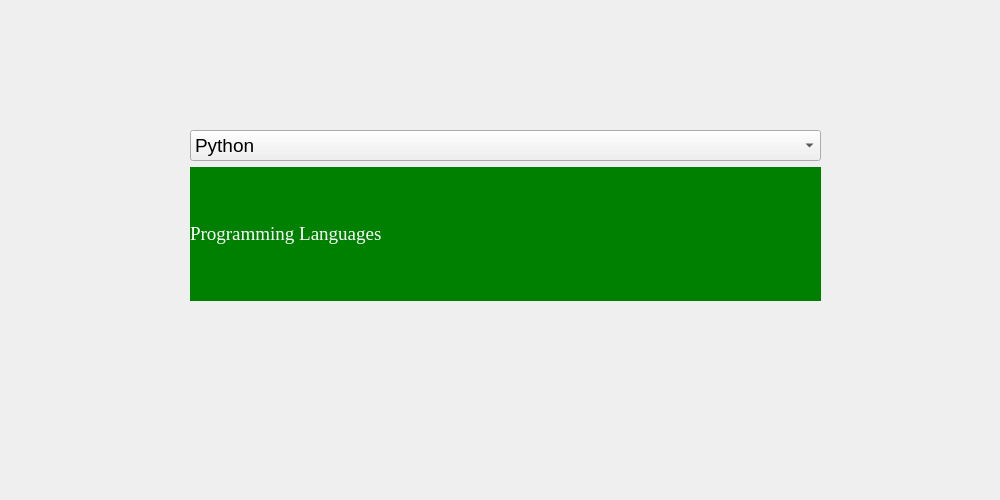
<?xml version="1.0" encoding="UTF-8"?>
<ui version="4.0">
 <class>Form</class>
 <widget class="QWidget" name="Form">
  <property name="geometry">
   <rect>
    <x>0</x>
    <y>0</y>
    <width>1000</width>
    <height>500</height>
   </rect>
  </property>
  <property name="windowTitle">
   <string>Combo Box with Qt Designer</string>
  </property>
  <widget class="QWidget" name="">
   <property name="geometry">
    <rect>
     <x>190</x>
     <y>130</y>
     <width>631</width>
     <height>171</height>
    </rect>
   </property>
   <layout class="QVBoxLayout" name="verticalLayout">
    <item>
     <widget class="QComboBox" name="comboBox">
      <property name="font">
       <font>
        <pointsize>14</pointsize>
       </font>
      </property>
      <item>
       <property name="text">
        <string>Python</string>
       </property>
      </item>
      <item>
       <property name="text">
        <string>C++</string>
       </property>
      </item>
      <item>
       <property name="text">
        <string>Java</string>
       </property>
      </item>
      <item>
       <property name="text">
        <string>C#</string>
       </property>
      </item>
     </widget>
    </item>
    <item>
     <widget class="QLabel" name="label">
      <property name="font">
       <font>
        <family>Times New Roman</family>
        <pointsize>14</pointsize>
       </font>
      </property>
      <property name="styleSheet">
       <string notr="true">background-color: green;
color: white;</string>
      </property>
      <property name="text">
       <string>Programming Languages</string>
      </property>
     </widget>
    </item>
   </layout>
  </widget>
 </widget>
 <resources/>
 <connections/>
</ui>
